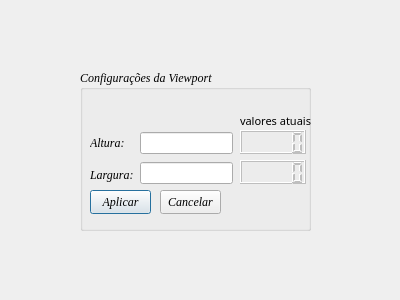
<?xml version="1.0" encoding="UTF-8"?>
<ui version="4.0">
 <class>DialogViewport</class>
 <widget class="QDialog" name="DialogViewport">
  <property name="geometry">
   <rect>
    <x>0</x>
    <y>0</y>
    <width>400</width>
    <height>300</height>
   </rect>
  </property>
  <property name="windowTitle">
   <string>Dialog</string>
  </property>
  <widget class="QGroupBox" name="groupBox">
   <property name="geometry">
    <rect>
     <x>80</x>
     <y>70</y>
     <width>231</width>
     <height>161</height>
    </rect>
   </property>
   <property name="font">
    <font>
     <family>Times New Roman</family>
     <italic>true</italic>
     <bold>false</bold>
     <underline>false</underline>
    </font>
   </property>
   <property name="title">
    <string>Configurações da Viewport</string>
   </property>
   <widget class="QPushButton" name="btnAplicar">
    <property name="geometry">
     <rect>
      <x>10</x>
      <y>120</y>
      <width>61</width>
      <height>24</height>
     </rect>
    </property>
    <property name="font">
     <font>
      <family>Times New Roman</family>
      <italic>true</italic>
      <bold>false</bold>
      <underline>false</underline>
     </font>
    </property>
    <property name="text">
     <string>Aplicar</string>
    </property>
   </widget>
   <widget class="QWidget" name="layoutWidget">
    <property name="geometry">
     <rect>
      <x>10</x>
      <y>60</y>
      <width>143</width>
      <height>58</height>
     </rect>
    </property>
    <layout class="QHBoxLayout" name="horizontalLayout">
     <item>
      <layout class="QVBoxLayout" name="verticalLayout_2">
       <item>
        <widget class="QLabel" name="label">
         <property name="font">
          <font>
           <family>Times New Roman</family>
           <italic>true</italic>
           <bold>false</bold>
           <underline>false</underline>
          </font>
         </property>
         <property name="layoutDirection">
          <enum>Qt::LayoutDirection::LeftToRight</enum>
         </property>
         <property name="text">
          <string>Altura:</string>
         </property>
        </widget>
       </item>
       <item>
        <widget class="QLabel" name="label_2">
         <property name="font">
          <font>
           <family>Times New Roman</family>
           <italic>true</italic>
           <bold>false</bold>
           <underline>false</underline>
          </font>
         </property>
         <property name="layoutDirection">
          <enum>Qt::LayoutDirection::LeftToRight</enum>
         </property>
         <property name="text">
          <string>Largura:</string>
         </property>
        </widget>
       </item>
      </layout>
     </item>
     <item>
      <layout class="QVBoxLayout" name="verticalLayout">
       <item>
        <widget class="QLineEdit" name="lineEditAltura"/>
       </item>
       <item>
        <widget class="QLineEdit" name="lineEditLargura"/>
       </item>
      </layout>
     </item>
    </layout>
   </widget>
   <widget class="QPushButton" name="btnCancelar">
    <property name="geometry">
     <rect>
      <x>80</x>
      <y>120</y>
      <width>61</width>
      <height>24</height>
     </rect>
    </property>
    <property name="font">
     <font>
      <family>Times New Roman</family>
      <italic>true</italic>
      <bold>false</bold>
      <underline>false</underline>
     </font>
    </property>
    <property name="text">
     <string>Cancelar</string>
    </property>
   </widget>
   <widget class="QWidget" name="layoutWidget_2">
    <property name="geometry">
     <rect>
      <x>160</x>
      <y>60</y>
      <width>66</width>
      <height>54</height>
     </rect>
    </property>
    <layout class="QVBoxLayout" name="verticalLayout_6">
     <item>
      <widget class="QLCDNumber" name="lcdNumberAlt">
       <property name="enabled">
        <bool>false</bool>
       </property>
       <property name="layoutDirection">
        <enum>Qt::LayoutDirection::LeftToRight</enum>
       </property>
      </widget>
     </item>
     <item>
      <widget class="QLCDNumber" name="lcdNumberLarg">
       <property name="enabled">
        <bool>false</bool>
       </property>
       <property name="layoutDirection">
        <enum>Qt::LayoutDirection::LeftToRight</enum>
       </property>
      </widget>
     </item>
    </layout>
   </widget>
   <widget class="QLabel" name="label_3">
    <property name="geometry">
     <rect>
      <x>160</x>
      <y>40</y>
      <width>71</width>
      <height>21</height>
     </rect>
    </property>
    <property name="font">
     <font>
      <family>Sylfaen</family>
      <pointsize>8</pointsize>
      <italic>false</italic>
      <bold>false</bold>
      <underline>false</underline>
     </font>
    </property>
    <property name="text">
     <string>valores atuais</string>
    </property>
   </widget>
  </widget>
 </widget>
 <resources/>
 <connections/>
</ui>
